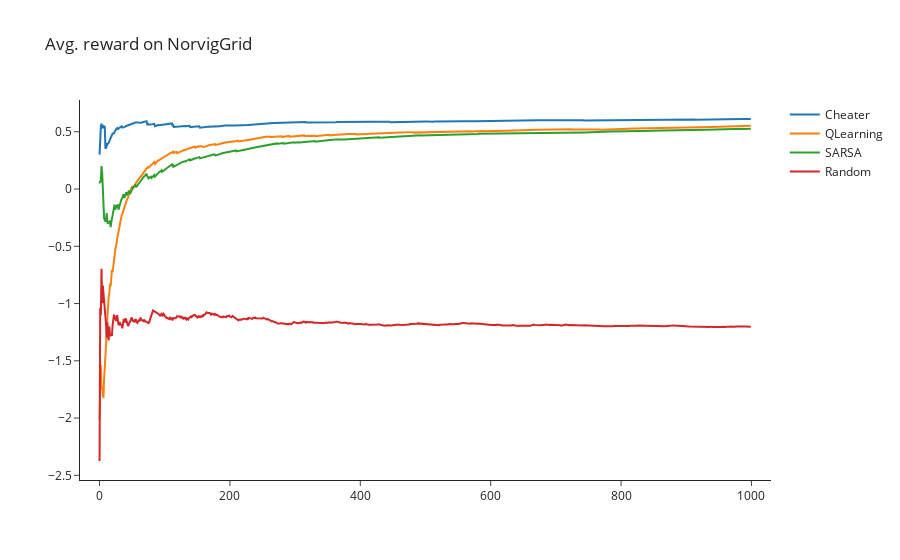

The cell this chart's notebook holds for it:
### Code cell
class EpsilonGreedy(Agent):
    '''
    A class for SARSA and Q-Learning to inherit from.
    '''
    def __init__(self, env: DiscreteEnviroGym, config: AgentConfig = defaultConfig, gamma: float = 0.99, seed: int = 0):
        super().__init__(env, config, gamma, seed)
        self.Q = np.zeros((self.num_states, self.num_actions)) + self.config.optimism

    def get_action(self, obs: ObsType) -> ActType:
        '''
        Selects an action using epsilon-greedy with respect to Q-value estimates
        '''
        if self.rng.random() < self.config.epsilon:
            return self.rng.integers(0, self.num_actions)
        else:
            # maximize Q-value
            return int(np.argmax(self.Q[obs]))

class QLearning(EpsilonGreedy):
    def observe(self, exp: Experience) -> None:
        next_optimal_Q = np.max(self.Q[exp.new_obs])
        self.Q[exp.obs, exp.act] += self.config.lr * ((exp.reward + gamma * next_optimal_Q) - self.Q[exp.obs, exp.act])

class SARSA(EpsilonGreedy):
    def observe(self, exp: Experience):
        self.Q[exp.obs, exp.act] += self.config.lr * ((exp.reward + gamma * self.Q[exp.new_obs, exp.new_act]) - self.Q[exp.obs, exp.act])

    def run_episode(self, seed) -> List[float]:
        rewards = []
        obs = self.env.reset(seed = seed)
        self.reset(seed = seed)
        done = False
        while not done:
            act = self.get_action(obs)
            (new_obs, reward, done, info) = self.env.step(act)
            new_act = self.get_action(new_obs)
            exp = Experience(obs, act, reward, new_obs, new_act)
            self.observe(exp)
            rewards.append(reward)
            obs = new_obs
            act = new_act
        return rewards

n_runs = 1000
gamma = 0.99
seed = 1
env_norvig = gym.make("NorvigGrid-v0")
config_norvig = AgentConfig(optimism = 1, lr = 0.05)
args_norvig = (env_norvig, config_norvig, gamma, seed)
agents_norvig: List[Agent] = [Cheater(*args_norvig), QLearning(*args_norvig), SARSA(*args_norvig), Random(*args_norvig)]
returns_norvig = {}
fig = go.Figure(layout=dict(
    title_text=f"Avg. reward on {env_norvig.spec.name}", 
    template="simple_white",
    xaxis_range=[-30, n_runs+30]
))
for agent in agents_norvig:
    returns = agent.train(n_runs)
    fig.add_trace(go.Scatter(y=utils.cummean(returns), name=agent.name))
fig.show()

### Figure 1 — Plotly figure (JSON) as saved in the notebook; plotly's stock layout.template omitted (floating-point values rounded to 4 significant figures; data arrays with more than 128 entries replaced by an {"elided": "..."} marker saying what was removed)
{"data": [{"name": "Cheater", "type": "scatter", "y": {"elided": "1000 float values"}}, {"name": "QLearning", "type": "scatter", "y": {"elided": "1000 float values"}}, {"name": "SARSA", "type": "scatter", "y": {"elided": "1000 float values"}}, {"name": "Random", "type": "scatter", "y": {"elided": "1000 float values"}}], "layout": {"title": {"text": "Avg. reward on NorvigGrid"}, "xaxis": {"range": [-30, 1030]}}}
